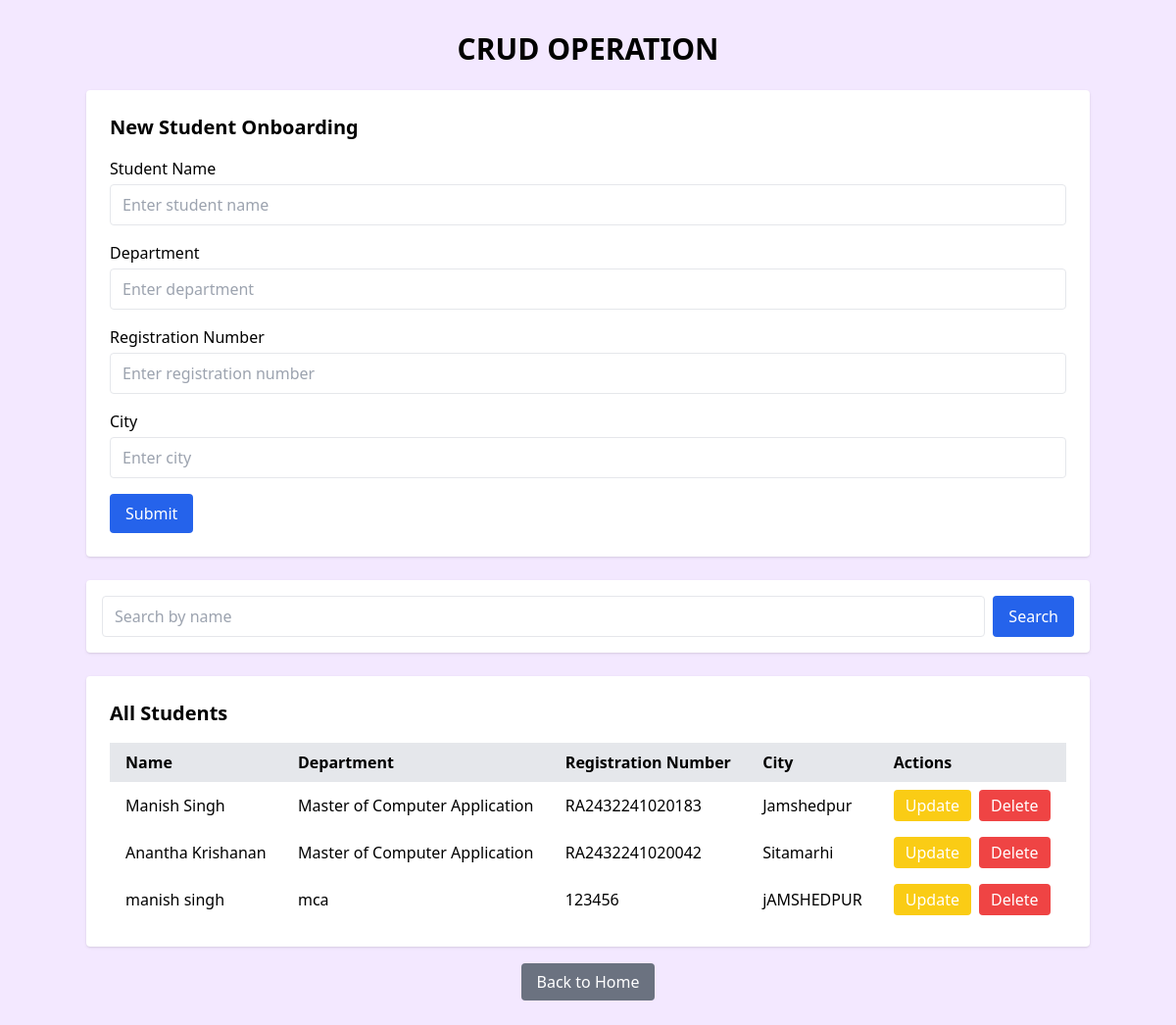
The app's page /students, older data.
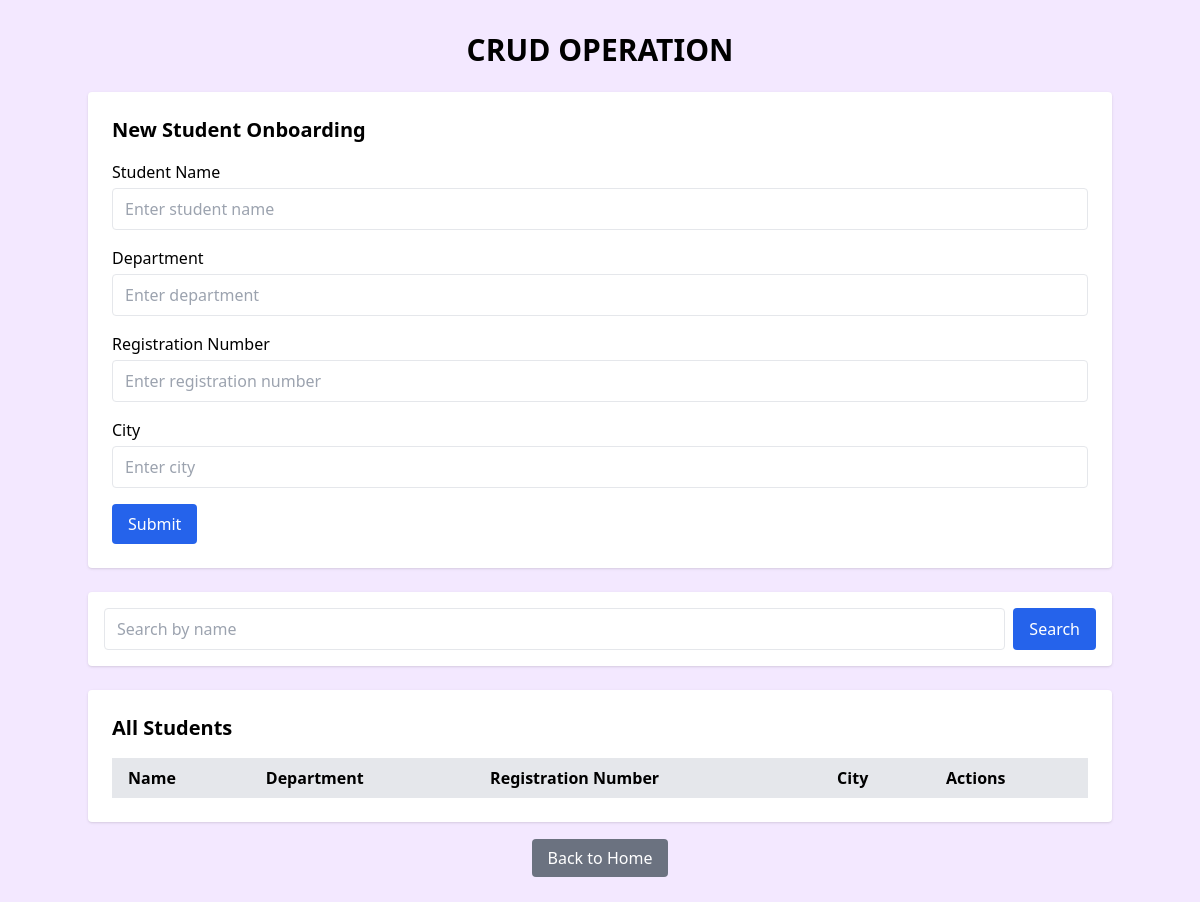
The same page, newer data.
### app.py (models this page shows)
class Student(db.Model):
    id = db.Column(db.Integer, primary_key=True)
    name = db.Column(db.String(100))
    department = db.Column(db.String(100))
    reg_no = db.Column(db.String(100), unique=True)
    city = db.Column(db.String(100))

### app.py (the view, shortened to what this page needs)
@app.route('/students', methods=['GET', 'POST'])
def students():
    search_query = request.args.get('search')
    if search_query:
        students = Student.query.filter(Student.name.like(f"%{search_query}%")).all()
    else:
        students = Student.query.all()
    return render_template('students.html', students=students)

### templates/students.html (shortened to what this page needs)
<!DOCTYPE html>
<html lang="en">
<head>
    <script src="https://cdn.tailwindcss.com"></script>
</head>
<body class="bg-purple-100">
    <div class="container mx-auto my-8">
        <h1 class="text-3xl font-bold text-center mb-6">CRUD OPERATION</h1>
        <div class="bg-white rounded shadow p-6 mb-6 transition hover:shadow-lg">
            <h2 class="text-xl font-semibold mb-4">New Student Onboarding</h2>
            <form action="/students" method="POST" class="space-y-4">
                <div>
                    <label for="name" class="block font-medium mb-1">Student Name</label>
                    <input type="text" name="name" id="name" required
                        class="w-full px-3 py-2 border rounded focus:outline-none focus:ring-2 focus:ring-blue-400 transition" placeholder="Enter student name">
                </div>
                <div>
                    <label for="department" class="block font-medium mb-1">Department</label>
                    <input type="text" name="department" id="department" required
                        class="w-full px-3 py-2 border rounded focus:outline-none focus:ring-2 focus:ring-blue-400 transition" placeholder="Enter department">
                </div>
                <div>
                    <label for="reg_no" class="block font-medium mb-1">Registration Number</label>
                    <input type="text" name="reg_no" id="reg_no" required
                        class="w-full px-3 py-2 border rounded focus:outline-none focus:ring-2 focus:ring-blue-400 transition" placeholder="Enter registration number">
                </div>
                <div>
                    <label for="city" class="block font-medium mb-1">City</label>
                    <input type="text" name="city" id="city" required
                        class="w-full px-3 py-2 border rounded focus:outline-none focus:ring-2 focus:ring-blue-400 transition" placeholder="Enter city">
                </div>
                <button type="submit"
                    class="bg-blue-600 text-white px-4 py-2 rounded hover:bg-blue-700 transition">Submit</button>
            </form>
        </div>
        <div class="bg-white rounded shadow p-4 mb-6 transition hover:shadow-lg">
            <form action="/students" method="GET" class="flex gap-2">
                <input type="text" name="search" class="flex-1 px-3 py-2 border rounded focus:outline-none focus:ring-2 focus:ring-blue-400 transition" placeholder="Search by name" value="{{ request.args.get('search', '') }}">
                <button type="submit" class="bg-blue-600 text-white px-4 py-2 rounded hover:bg-blue-700 transition">Search</button>
            </form>
        </div>
        <div class="bg-white rounded shadow p-6 transition hover:shadow-lg">
            <h2 class="text-xl font-semibold mb-4">All Students</h2>
            <table class="min-w-full table-auto border-collapse">
                <thead>
                    <tr class="bg-gray-200">
                        <th class="px-4 py-2 text-left">Name</th>
                        <th class="px-4 py-2 text-left">Department</th>
                        <th class="px-4 py-2 text-left">Registration Number</th>
                        <th class="px-4 py-2 text-left">City</th>
                        <th class="px-4 py-2 text-left">Actions</th>
                    </tr>
                </thead>
                <tbody>
                    {% for student in students %}
                    <tr class="hover:bg-blue-50 transition">
                        <td class="px-4 py-2">{{ student.name }}</td>
                        <td class="px-4 py-2">{{ student.department }}</td>
                        <td class="px-4 py-2">{{ student.reg_no }}</td>
                        <td class="px-4 py-2">{{ student.city }}</td>
                        <td class="px-4 py-2 flex gap-2">
                            <a href="/students/update/{{ student.id }}" class="bg-yellow-400 text-white px-3 py-1 rounded hover:bg-yellow-500 transition">Update</a>
                            <a href="/students/delete/{{ student.id }}" class="bg-red-500 text-white px-3 py-1 rounded hover:bg-red-600 transition">Delete</a>
                        </td>
                    </tr>
                    {% endfor %}
                </tbody>
            </table>
        </div>
        <div class="text-center mt-6">
            <a href="/" class="bg-gray-500 text-white px-4 py-2 rounded hover:bg-gray-700 transition">Back to Home</a>
        </div>
    </div>
</body>
</html>

Row changes from the older to the newer data that the page shows:
removed Student: name "Manish Singh", department "Master of Computer Application", reg_no "RA2432241020183", city "Jamshedpur"
removed Student: name "Anantha Krishanan", department "Master of Computer Application", reg_no "RA2432241020042", city "Sitamarhi"
removed Student: name "manish singh", department "mca", reg_no "123456", city "jAMSHEDPUR"
